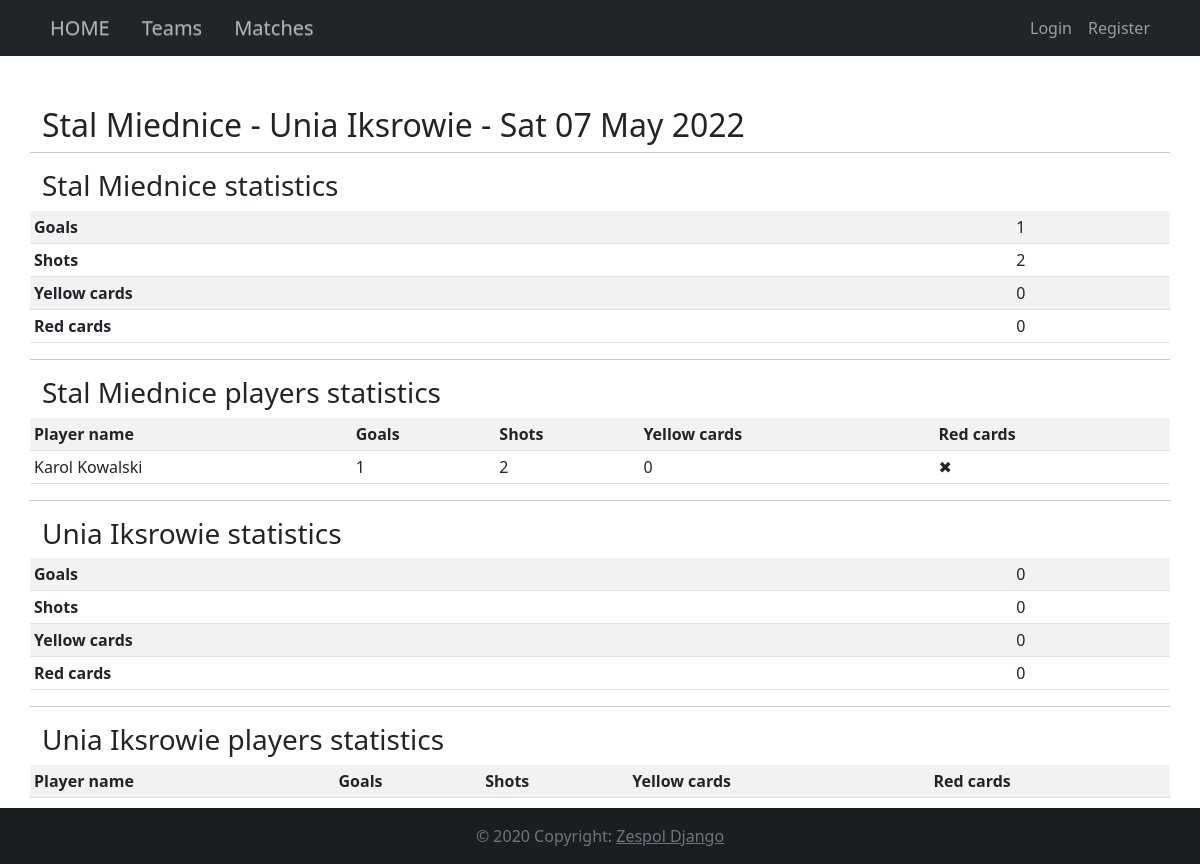
The page /match/10/ on the database its author committed.
### football_league/models.py (models this page shows, shortened)
class Match(models.Model):
    host = models.ForeignKey(Team, on_delete=models.CASCADE, related_name="host")
    guest = models.ForeignKey(Team, on_delete=models.CASCADE, related_name="guest")
    round = models.ForeignKey(Round, on_delete=models.CASCADE)
    did_host_win = models.BooleanField(default=True)

class Team(models.Model):
    name = models.CharField(max_length=100, validators=[RegexValidator('^[a-zA-Z]+$', message="Only Letters")])
    league = models.ForeignKey(League, on_delete=models.CASCADE)

class Round(models.Model):
    date = models.DateTimeField()
    league = models.ForeignKey(League, on_delete=models.CASCADE)

class Statistic(models.Model):
    player = models.ForeignKey(Player, on_delete=models.CASCADE)
    match = models.ForeignKey(Match, on_delete=models.CASCADE)
    goals = models.IntegerField(default=0)
    shots = models.IntegerField(default=0)
    red_card = models.BooleanField(default=False)
    yellow_card = models.IntegerField(default=0)

class Player(models.Model):
    team = models.ForeignKey(Team, on_delete=models.CASCADE)
    name = models.CharField(max_length=25, validators=[RegexValidator('^[a-zA-Z]+$', message="Only Letters")])
    surname = models.CharField(max_length=25, validators=[RegexValidator('^[a-zA-Z]+$', message="Only Letters")])
    birth_date = models.DateTimeField('date of birth')
    def __str__(self):
        return self.name + " " + self.surname

### football_league/views.py (the view)
# urls.py: path('match/<int:pk>/', views.DetailMatchView.as_view(), name='match_detail'),
class DetailMatchView(generic.DetailView):
    template_name = 'football_league/Match/match_details.html'
    model = Match
    def get_context_data(self, **kwargs):
        context = super().get_context_data(**kwargs)
        match = get_object_or_404(Match, pk=self.kwargs['pk'])
        match_stats = Statistic.objects.filter(match=match)
        goals_host = 0
        goals_guest = 0
        shots_host = 0
        shots_guest = 0
        red_card_host = 0
        red_card_guest = 0
        yellow_card_host = 0
        yellow_card_guest = 0
        for s in match_stats:
            if match.host == s.player.team:
                goals_host += s.goals
                shots_host += s.shots
                if s.red_card:
                    red_card_host += 1
                yellow_card_host += s.yellow_card
            else:
                goals_guest += s.goals
                shots_guest += s.shots
                if s.red_card:
                    red_card_guest += 1
                yellow_card_guest += s.yellow_card
        context['goals_host'] = goals_host
        context['shots_host'] = shots_host
        context['red_card_host'] = red_card_host
        context['yellow_card_host'] = yellow_card_host
        context['goals_guest'] = goals_guest
        context['shots_guest'] = shots_guest
        context['red_card_guest'] = red_card_guest
        context['yellow_card_guest'] = yellow_card_guest
        context['match_stats'] = match_stats
        return context

### football_league/templates/football_league/Match/match_details.html (shortened to what this page needs)
{% extends 'football_league/base.html' %}
{% block content %}
{% load index %}
<h2>{{match.host.name}} - {{match.guest.name}} - {{ match.round.date|date:"D d M Y"|linebreaksbr }}</h2>
<hr>
<h3> {{match.host.name}} statistics </h3>
<table class="table table-striped table-hover table-sm">
    <tr><th>Goals</th> <td>{{ goals_host }}</td></tr>
    <tr><th>Shots</th> <td>{{ shots_host }}</td></tr>
    <tr><th>Yellow cards</th> <td>{{ yellow_card_host }}</td></tr>
    <tr><th>Red cards</th> <td>{{ red_card_host }}</td></tr>
</table>
<hr>
<h3> {{match.host.name}} players statistics </h3>
<table class="table table-striped table-hover table-sm">
    <tr>
        <th>Player name</th>
        <th>Goals</th>
        <th>Shots</th>
        <th>Yellow cards</th>
        <th>Red cards</th>
    </tr>
    {% for stat in match_stats %}
    {% if stat.player.team == match.host %}
    <tr>
        <td>{{ stat.player }}</td>
        <td>{{ stat.goals }}</td>
        <td>{{ stat.shots }}</td>
        <td>{{ stat.yellow_card }}</td>
        <td>{% if stat.red_card == True %}✔{% else %}✖{% endif %}</td>
    </tr>
    {% endif %}
{% endfor %}
</table>
<hr>
<h3> {{match.guest.name}} statistics </h3>
<table class="table table-striped table-hover table-sm">
    <tr><th>Goals</th> <td>{{ goals_guest }}</td></tr>
    <tr><th>Shots</th> <td>{{ shots_guest }}</td></tr>
    <tr><th>Yellow cards</th> <td>{{ yellow_card_guest }}</td></tr>
    <tr><th>Red cards</th> <td>{{ red_card_guest }}</td></tr>
</table>
<hr>
<h3> {{match.guest.name}} players statistics </h3>
<table class="table table-striped table-hover table-sm">
    <tr>
        <th>Player name</th>
        <th>Goals</th>
        <th>Shots</th>
        <th>Yellow cards</th>
        <th>Red cards</th>
    </tr>
</table>
{%endblock%}

### rows shown on the page
Match: host.name "Stal Miednice", guest.name "Unia Iksrowie", round "Sat 07 May 2022"
Statistic: player "Karol Kowalski", goals "1", shots "2", yellow_card "0"

### other values the page prints
{{ goals_host }} "1"
{{ shots_host }} "2"
{{ yellow_card_host }} "0"
{{ red_card_host }} "0"
{{ goals_guest }} "0"
{{ shots_guest }} "0"
{{ yellow_card_guest }} "0"
{{ red_card_guest }} "0"
